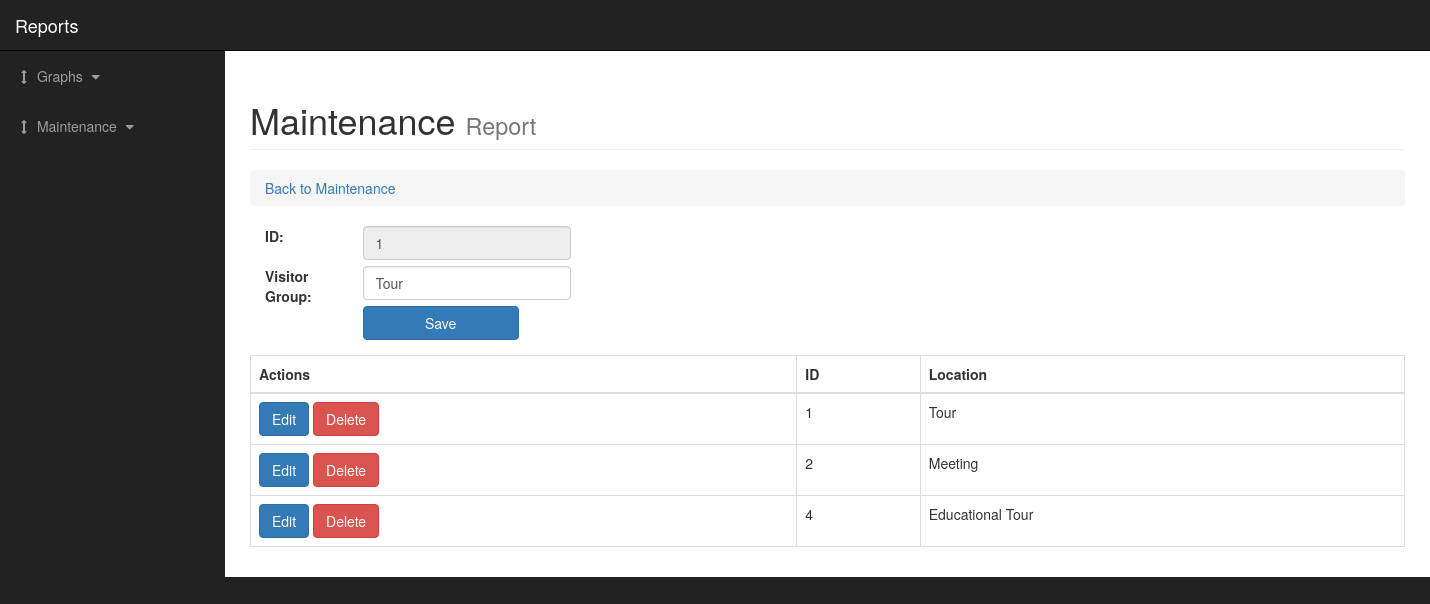
/user/maintenance/activity_update.php?id=1, run on the app's committed database.
### tables this page shows
CREATE TABLE `tblactivity` (
  `ActivityID` int(20) NOT NULL,
  `ActivityName` varchar(50) NOT NULL,
  `ActivityCTR` int(20) NOT NULL,
  `ActivityIsActive` tinyint(1) NOT NULL
);

### user/maintenance/activity_update.php (the view, shortened to what this page needs)
<?php
require_once('../../database/config.php');
?>
<!DOCTYPE html>
<html lang="en">
<head>
	<link href="../../css/bootstrap.min.css" rel="stylesheet">
	<link href="../../css/sb-admin.css" rel="stylesheet">
	<link href="../../font-awesome/css/font-awesome.min.css" rel="stylesheet" type="text/css">
</head>
<body>
	<form method="post">
		<div id="wrapper">
			<nav class="navbar navbar-inverse navbar-fixed-top" role="navigation">
				<div class="navbar-header">
					<a class="navbar-brand" href="../index.php">Reports</a>
				</div>
				<div class="collapse navbar-collapse navbar-ex1-collapse">
					<ul class="nav navbar-nav side-nav">
						<li>
							<a href="javascript:;" data-toggle="collapse" data-target="#demo"><i class="fa fa-fw fa-arrows-v"></i> Graphs <i class="fa fa-fw fa-caret-down"></i></a>
						</li>
						<li>
							<a href="javascript:;" data-toggle="collapse" data-target="#main"><i class="fa fa-fw fa-arrows-v"></i> Maintenance <i class="fa fa-fw fa-caret-down"></i></a>
						</li>
					</ul>
				</div>
			</nav>
			<div id="page-wrapper">
				<div class="container-fluid">
					<div class="row">
						<div class="col-lg-12">
							<h1 class="page-header">
								Maintenance
								<small>Report</small>
							</h1>
							<ol class="breadcrumb">
								<li class="active">
									<a href="index.php"> Back to Maintenance </a>
								</li>
							</ol>
						</div>
					</div>
					<?php
					$id = $_GET['id'];
					if(isset($id)){
						$sql = "SELECT * FROM ict_database.tblactivity WHERE ActivityID = '$id'";
						$query = mysqli_query($conn,$sql);
						$data=mysqli_fetch_array($query);
						?>
						<div class="container form-group" >
							<div class="row">
								<div class="col-xs-1">
									<label>ID: &nbsp;</label>
								</div>
								<div class="col-xs-11">
									<input name="txtIdAct" class="form-control disabled" type="text" style="width:20%" value="<?php echo $data['ActivityID']?>" readonly>
								</div>
								<br><br>
								<div class="col-xs-1">
									<label>Visitor Group: &nbsp;</label>
								</div>
								<div class="col-xs-11">
									<input name="txtNameAct" class="form-control disabled" type="text" style="width:20%" value="<?php echo $data['ActivityName']?>">
								</div><br><br>
								<div class="col-xs-11 offset col-xs-.5">
									<input class="btn btn-primary" style="width:15%!important;" name="btnSubmit" id="btnSubmit" value="Save" type="submit">
								</div>
							</div>
						</div>
						<?php
					}
					else{
						echo "<script>location.href='activity.php'</script>";
					}
					?>
					<div class="table-responsive">
						<table class="table table-bordered table-hover">
							<thead>
								<tr>
									<th>Actions</th>
									<th>ID</th>
									<th>Location</th>
								</tr>
							</thead>
							<tbody>
								<?php
								$sql = "SELECT * FROM ict_database.tblactivity WHERE ActivityIsActive = 1";
								$query = mysqli_query($conn,$sql);
								while($row=mysqli_fetch_array($query)){
									?>
									<tr>
										<td><a href="activity_update.php?id=	<?php echo $row['ActivityID']?>" class="btn btn-primary"> Edit</a>
											<a name="btnDelete" onclick="return confirm('Delete Data?')" href="activity_delete.php?del= <?php echo $row['ActivityID']?>" class="btn btn-danger" >Delete</a>
										</td>
										<td><?php echo $row['ActivityID']?></td>
										<td><?php echo $row['ActivityName']?></td>
									</tr>
									<?php
								}
								?>
							</tbody>
						</table>
					</div>
				</div>
			</div>
		</div>
	</form>
</body>
</html>

### css/sb-admin.css (style rules this page uses)
body { margin-top: 100px; background-color: #222; }
@media (min-width:768px) { body { margin-top: 50px; } }
#wrapper { padding-left: 0; }
#page-wrapper { width: 100%; padding: 0; background-color: #fff; }
@media (min-width:768px) { #wrapper { padding-left: 225px; } }
@media (min-width:768px) { #page-wrapper { padding: 10px; } }
@media (min-width:768px) { .side-nav { position: fixed; top: 51px; left: 225px; width: 225px; margin-left: -225px; border: none; border-radius: 0; overflow-y: auto; background-color: #222; bottom: 0; overflow-x: hidden; padding-bottom: 40px; } }
@media (min-width:768px) { .side-nav>li>a { width: 225px; } }

### user/maintenance/activity_update.php (style rules this page uses)
body { overflow-x:hidden; }

### data on the page
tblactivity: txtIdAct "1", txtNameAct "Tour", ActivityID "1", ActivityName "Tour"
tblactivity: ActivityID "2", ActivityName "Meeting"
tblactivity: ActivityID "4", ActivityName "Educational Tour"
